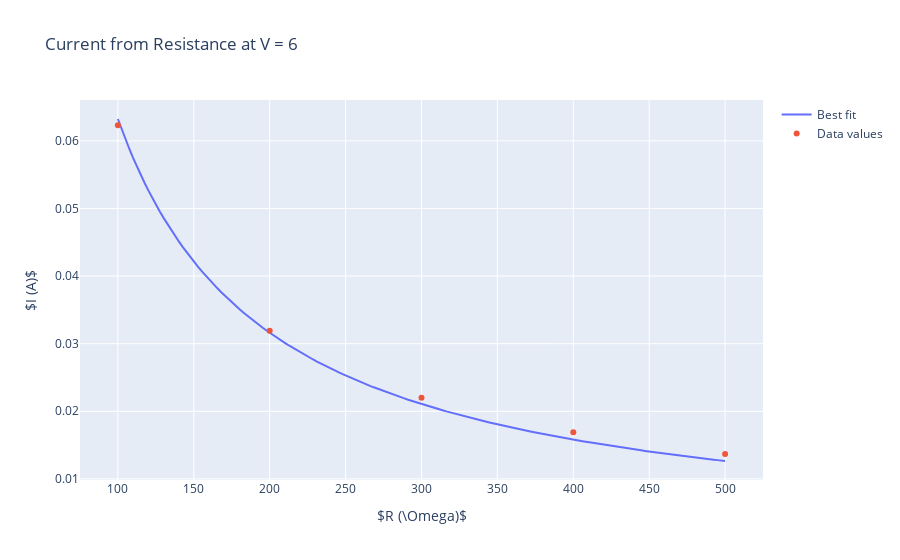

Notebook code for this chart:
### Code cell
fig1 = go.Figure()
fig1.add_trace(go.Scatter(x=R_generated, y=I_best_fit, mode="lines", name="Best fit"))
fig1.add_trace(go.Scatter(x=R, y=I, mode="markers", name="Data values"))
fig1.update_layout(title="Current from Resistance at V = 6")
fig1.update_layout(
    xaxis_title=r"$R (\Omega)$",
    yaxis_title=r"$I (A)$"
)
fig1.show()

### Figure 1 — Plotly figure (JSON) as saved in the notebook; plotly's stock layout.template omitted (floating-point values rounded to 4 significant figures; data arrays with more than 128 entries replaced by an {"elided": "..."} marker saying what was removed)
{"data": [{"mode": "lines", "name": "Best fit", "type": "scatter", "x": {"elided": "160 float values"}, "y": {"elided": "160 float values"}}, {"mode": "markers", "name": "Data values", "type": "scatter", "x": [100, 200, 300, 400, 500], "y": [0.0623, 0.0319, 0.022, 0.0169, 0.0137]}], "layout": {"title": {"text": "Current from Resistance at V = 6"}, "xaxis": {"title": {"text": "$R (\\Omega)$"}}, "yaxis": {"title": {"text": "$I (A)$"}}}}
